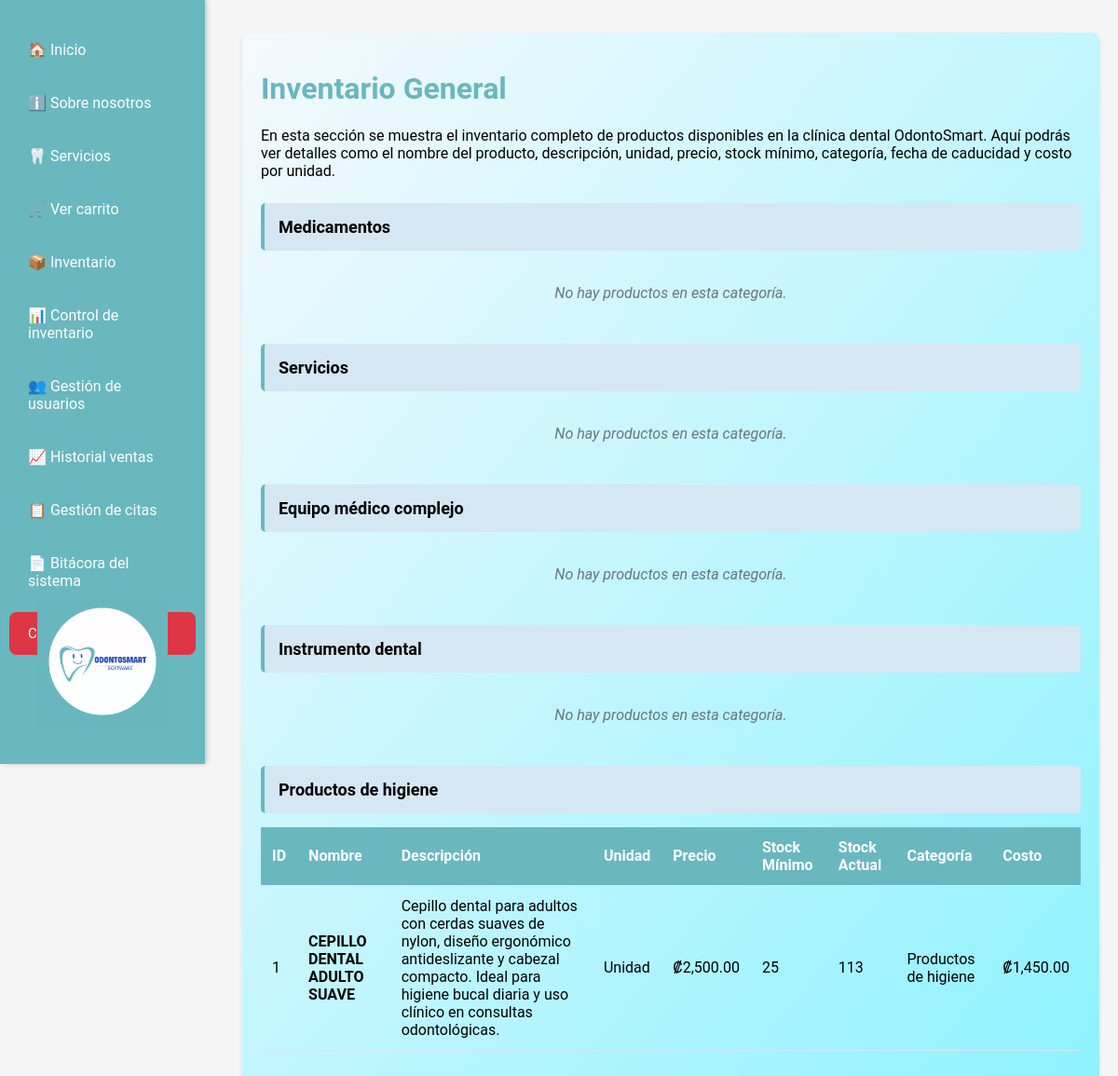
The app's page /modulos/inventario/total_inventario.php (signed in) with its own data.
### tables this page shows
CREATE TABLE `productos` (
  `id_producto` int NOT NULL,
  `nombre` varchar(150) NOT NULL,
  `descripcion` text,
  `unidad` varchar(100) DEFAULT NULL,
  `id_categoria` int DEFAULT NULL,
  `precio` decimal(10,2) NOT NULL,
  `costo_unidad` decimal(10,2) DEFAULT NULL,
  `stock_total` int NOT NULL,
  `stock_minimo` int DEFAULT '0',
  `fecha_creacion` datetime DEFAULT CURRENT_TIMESTAMP,
  `actualizado_en` timestamp NULL DEFAULT CURRENT_TIMESTAMP ON UPDATE CURRENT_TIMESTAMP,
  `fecha_caducidad` date DEFAULT NULL,
  `estado` enum('activo','inactivo') DEFAULT 'activo',
  `descuento` decimal(5,2) DEFAULT '0.00'
);

CREATE TABLE `categoria_productos` (
  `id_categoria` int NOT NULL,
  `nombre` varchar(100) NOT NULL,
  `descripcion` text
);

### modulos/inventario/total_inventario.php (the view, shortened to what this page needs)
<?php
include('../../config/conexion.php');
function mostrarCategoria($conn, $categoriaNombre) {
    echo "<div class='categoria-titulo'> $categoriaNombre</div>";
    $sql = "SELECT   p.id_producto, p.nombre, p.descripcion, p.unidad,
                     p.id_categoria, p.precio, p.costo_unidad, p.stock_total,
                     p.stock_minimo, p.fecha_creacion, p.actualizado_en,
                     p.fecha_caducidad, p.estado, c.nombre AS categoria
            FROM productos p
            JOIN categoria_productos c ON p.id_categoria = c.id_categoria
            WHERE c.nombre = ?";
    $stmt = $conn->prepare($sql);
    $stmt->bind_param("s", $categoriaNombre);
    $stmt->execute();
    $result = $stmt->get_result();
    if ($result->num_rows > 0) {
        echo "<table>
                <thead>
                    <tr>
                        <th>ID</th>
                        <th>Nombre</th>
                        <th>Descripción</th>
                        <th>Unidad</th>
                        <th>Precio</th>
                        <th>Stock Mínimo</th>
                        <th>Stock Actual</th>
                        <th>Categoría</th>
                        <th>Costo</th>
                    </tr>
                </thead>
                <tbody>";
        while ($row = $result->fetch_assoc()) {
            echo "<tr>
                    <td>{$row['id_producto']}</td>
                    <td><strong>{$row['nombre']}</strong></td>
                    <td>{$row['descripcion']}</td>
                    <td>{$row['unidad']}</td>
                    <td>₡" . number_format($row['precio'], 2) . "</td>
                    <td>{$row['stock_minimo']}</td>
                    <td>{$row['stock_total']}</td>
                    <td>{$row['categoria']}</td>
                    <td>₡" . number_format($row['costo_unidad'], 2) . "</td>
                  </tr>";
        }
        echo "</tbody></table>";
    } else {
        echo "<p class='sin-productos'>No hay productos en esta categoría.</p>";
    }
}
?>
<!DOCTYPE html>
<html lang="es">
<head>
    <link rel="stylesheet" href="../../assets/css/sidebar.css">
    <link rel="stylesheet" href="../../assets/css/total_inventario.css">
</head>
<body>
    <div class="sidebar">
    <?php include('../../views/sidebar.php'); ?>
    <img src="../../assets/img/odonto1.png" class="logo-sidebar" alt="Logo OdontoSmart">
</div>
    <div class="content">
        <div class="seccion">
            <h1 style="color: #69B7BF;"> Inventario General</h1>
            <p>En esta sección se muestra el inventario completo de productos disponibles en la clínica dental OdontoSmart. Aquí podrás ver detalles como el nombre del producto, descripción, unidad, precio, stock mínimo, categoría, fecha de caducidad y costo por unidad.</p>
            <?php
            try {
            mostrarCategoria($conn, "Medicamentos");
            mostrarCategoria($conn, "Servicios");
            mostrarCategoria($conn, "Equipo médico complejo");
            mostrarCategoria($conn, "Instrumento dental");
            mostrarCategoria($conn, "Productos de higiene");
        } catch (Throwable $e) {
            try {
                if (isset($conn) && $conn instanceof mysqli) {
                    if (isset($conn) && $conn instanceof mysqli && method_exists($conn, 'in_transaction') && $conn->in_transaction()) {
                        try { $conn->rollback(); } catch (Throwable $__ignore) {}
                    }
                }
            } catch (Throwable $__ignored) {}
            try {
                if (isset($conn)) { @$conn->close(); }
                include_once ('../../config/conexion.php');
                $id_usuario_log = $_SESSION['user']['id_usuario'] ?? null;
                $accion = 'INVENTORY_QUERY_ERROR';
                $modulo = 'modulos/inventario/total_inventario';
                $ip = $_SERVER['REMOTE_ADDR'] ?? 'UNKNOWN';
                $user_agent = $_SERVER['HTTP_USER_AGENT'] ?? 'UNKNOWN';
                $detalles = 'Error técnico: ' . $e->getMessage();
                $stmtLog = $conn->prepare("CALL SP_USUARIO_BITACORA(?, ?, ?, ?, ?, ?)");
                if ($stmtLog) {
                    $stmtLog->bind_param("isssss", $id_usuario_log, $accion, $modulo, $ip, $user_agent, $detalles);
                    $stmtLog->execute();
                    $stmtLog->close();
                }
                if (isset($conn)) { @$conn->close(); }
            } catch (Throwable $logError) {
                error_log("Fallo al escribir en bitácora (total_inventario.php): " . $logError->getMessage());
            }
            $inventario_error = true;
            }
            ?>
        </div>
    </div>
</body>
</html>

### views/sidebar.php (shortened to what this page needs)
<?php
$rol = $_SESSION['user']['role'] ?? null;
$permisos = $_SESSION['user']['permisos'] ?? [];
$permisosPorRol = [
    'Cliente' => [
        'ver_info_clinica',
        'ver_servicios',
        'agendar_cita',
        'ir_a_pagar',
    ],
    'Administrador' => [
        'ver_info_clinica',
        'ver_servicios',
        'ir_a_pagar',
        'ver_inventario',
        'control_inventario',
        'gestion_usuarios',
        'ver_historial_ventas',
        'gestion_citas',
        'bitacora_sistema',
    ],
    'Médico' => [
        'ver_info_clinica',
        'ver_inventario',
        'gestion_citas',
    ],
    'Recepcionista' => [
        'ver_info_clinica',
        'ver_inventario',
        'gestion_citas',
    ],
];
if (isset($permisosPorRol[$rol])) {
    $permisos = $permisosPorRol[$rol];
}
function tienePermiso(string $permiso, array $permisos): bool {
    return in_array($permiso, $permisos, true);
}
?>
<div class="sidebar">
    <a href="/odontosmart/public/home.php">🏠 Inicio</a>
    <?php if (tienePermiso('ver_info_clinica', $permisos)): ?>
        <a href="/odontosmart/public/info_clinica.php">ℹ️ Sobre nosotros</a>
    <?php endif; ?>
    <?php if (tienePermiso('ver_servicios', $permisos)): ?>
        <a href="/odontosmart/modulos/ventas/servicios.php">🦷 Servicios</a>
    <?php endif; ?>
    <?php if (tienePermiso('ir_a_pagar', $permisos)): ?>
        <a href="/odontosmart/modulos/ventas/carrito.php">🛒 Ver carrito</a>
    <?php endif; ?>
    <?php if (tienePermiso('ver_inventario', $permisos)): ?>
        <a href="/odontosmart/modulos/inventario/total_inventario.php">📦 Inventario</a>
    <?php endif; ?>
    <?php if (tienePermiso('control_inventario', $permisos)): ?>
        <a href="/odontosmart/modulos/inventario/inventario.php">📊 Control de inventario</a>
    <?php endif; ?>
    <?php if (tienePermiso('gestion_usuarios', $permisos)): ?>
        <a href="/odontosmart/modulos/usuarios/gestion_usuarios.php">👥 Gestión de usuarios</a>
    <?php endif; ?>
    <?php if (tienePermiso('ver_historial_ventas', $permisos)): ?>
        <a href="/odontosmart/modulos/ventas/historial_ventas.php">📈 Historial ventas</a>
    <?php endif; ?>
    <?php if (tienePermiso('gestion_citas', $permisos)): ?>
        <a href="/odontosmart/modulos/citas/gestion_citas.php">📋 Gestión de citas</a>
    <?php endif; ?>
    <?php if (tienePermiso('bitacora_sistema', $permisos)): ?>
        <a href="/odontosmart/modulos/bitacora/bitacora_sistema.php">📄 Bitácora del sistema</a>
    <?php endif; ?>
      <a href="/odontosmart/auth/cerrar_sesion.php" class="btn-logout">
        Cerrar sesión
    </a>
</div>

### assets/css/sidebar.css (style rules this page uses)
.btn-logout { margin-top: 50px; margin-left: 50px; background: #dc3545; padding: 6px 12px; font-size: 15px; border-radius: 5px; display: inline-block; color: white; text-decoration: none; }
.sidebar { width: 220px; background-color: #69B7BF; height: 100vh; padding-top: 20px; position: fixed; box-shadow: 2px 0 5px rgba(0,0,0,0.1); transition: width 0.3s ease; top: 0; left: 0; }
.sidebar a { display: block; color: #fff; padding: 14px 20px; text-decoration: none; margin: 10px; border-radius: 8px; transition: background 0.3s, transform 0.2s; }
.logo-sidebar { position: absolute; bottom: 40px; left: 50%; transform: translateX(-50%); width: 140px; opacity: 0.9; transition: transform 0.3s; }

### assets/css/total_inventario.css (style rules this page uses)
body { font-family: 'Roboto', Arial, sans-serif; margin: 0; padding: 0; background: #f5f5f5; }
.content { margin-left: 240px; padding: 20px; }
.seccion { background: linear-gradient(to bottom right, #f5f9fc, #8ef2ffff); padding: 20px; margin: 15px 0; border-radius: 8px; box-shadow: 0 2px 4px rgba(0,0,0,0.1); }
table { width: 100%; border-collapse: collapse; margin: 15px 0; }
th, td { padding: 12px; text-align: left; border-bottom: 1px solid #D5E7F2; }
th { background: #69B7BF; color: white; }
.categoria-titulo { background: #D5E7F2; padding: 15px; margin: 25px 0 10px 0; border-radius: 5px; font-size: 18px; font-weight: bold; border-left: 4px solid #69B7BF; }
.sin-productos { padding: 20px; text-align: center; color: #6c757d; font-style: italic; }

### records on screen
productos: id_producto "1", nombre "CEPILLO DENTAL ADULTO SUAVE", descripcion "Cepillo dental para adultos con cerdas suaves de nylon, diseño ergonómico antideslizante y cabezal compacto. Ideal para higiene bucal diaria y uso clínico en consultas odontológicas.", unidad "Unidad", precio "2,500.00", stock_minimo "25", stock_total "113", id_categoria.nombre "Productos de higiene", costo_unidad "1,450.00"

### other values on screen
$categoriaNombre "Medicamentos Servicios Equipo médico complejo Instrumento dental Productos de higiene"
